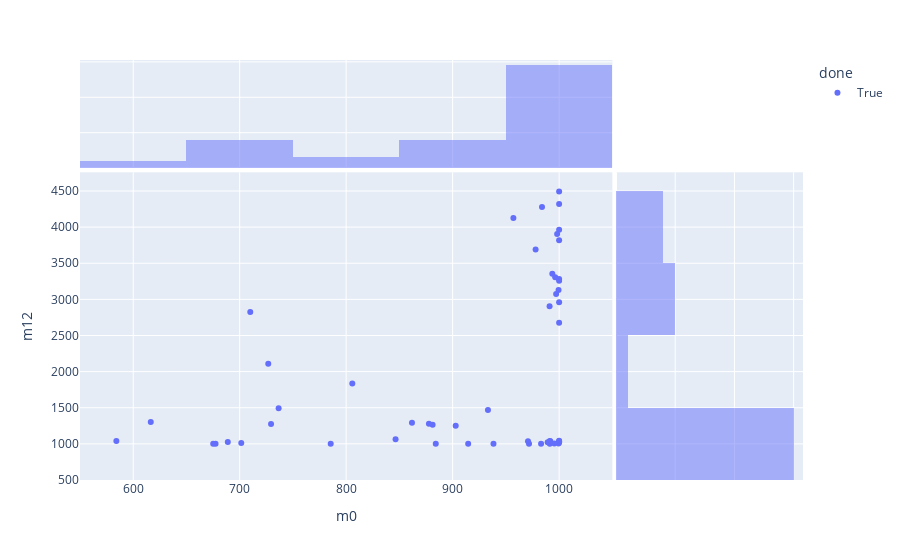

Notebook cell for this chart:
### Code cell
fig = px.scatter(memory_df[select_done], x="m0", y="m12", marginal_x="histogram", marginal_y="histogram", color='done')
fig.show()

### Figure 1 — Plotly figure (JSON) as saved in the notebook; plotly's stock layout.template omitted (floating-point values rounded to 4 significant figures)
{"data": [{"hovertemplate": "done=True<br>m0=%{x}<br>m12=%{y}<extra></extra>", "legendgroup": "True", "marker": {"color": "#636efa", "symbol": "circle"}, "mode": "markers", "name": "True", "orientation": "v", "showlegend": true, "type": "scatter", "x": [709.9, 726.8, 970.8, 877.7, 736.6, 846.4, 616.5, 902.9, 861.8, 881.2, 805.8, 971.7, 1000, 1000, 983.9, 584.1, 957.1, 1000, 729.4, 993.6, 677.3, 933.2, 785.5, 884.2, 991.7, 675.1, 983.1, 688.8, 701.5, 1000, 1000, 991.3, 991.3, 938.3, 999.5, 914.6, 995.6, 989.3, 1000, 998.2, 1000, 997.2, 977.9, 1000, 996.3, 1000, 999.5, 1000, 991.1, 1000], "xaxis": "x", "y": [2826.0, 2109.0, 1037.0, 1279.0, 1492.0, 1063.0, 1304.0, 1251.0, 1293.0, 1265.0, 1837.0, 1000, 4320.0, 1043.0, 4278.0, 1040.0, 4127.0, 4494.0, 1276.0, 3355.0, 1000, 1470.0, 1000, 1000, 1037.0, 1000, 1003.0, 1028.0, 1014.0, 1020.0, 1037.0, 1041.0, 1000, 1000, 1006.0, 1000, 1005.0, 1023.0, 3962.0, 3903.0, 3819.0, 3073.0, 3691.0, 2677.0, 3305.0, 2960.0, 3128.0, 3280.0, 2905.0, 3258.0], "yaxis": "y"}, {"alignmentgroup": "True", "bingroup": "x", "hovertemplate": "done=True<br>m0=%{x}<br>count=%{y}<extra></extra>", "legendgroup": "True", "marker": {"color": "#636efa"}, "name": "True", "offsetgroup": "True", "opacity": 0.5, "showlegend": false, "type": "histogram", "x": [709.9, 726.8, 970.8, 877.7, 736.6, 846.4, 616.5, 902.9, 861.8, 881.2, 805.8, 971.7, 1000, 1000, 983.9, 584.1, 957.1, 1000, 729.4, 993.6, 677.3, 933.2, 785.5, 884.2, 991.7, 675.1, 983.1, 688.8, 701.5, 1000, 1000, 991.3, 991.3, 938.3, 999.5, 914.6, 995.6, 989.3, 1000, 998.2, 1000, 997.2, 977.9, 1000, 996.3, 1000, 999.5, 1000, 991.1, 1000], "xaxis": "x3", "yaxis": "y3"}, {"alignmentgroup": "True", "bingroup": "y", "hovertemplate": "done=True<br>m12=%{y}<br>count=%{x}<extra></extra>", "legendgroup": "True", "marker": {"color": "#636efa"}, "name": "True", "offsetgroup": "True", "opacity": 0.5, "showlegend": false, "type": "histogram", "xaxis": "x2", "y": [2826.0, 2109.0, 1037.0, 1279.0, 1492.0, 1063.0, 1304.0, 1251.0, 1293.0, 1265.0, 1837.0, 1000, 4320.0, 1043.0, 4278.0, 1040.0, 4127.0, 4494.0, 1276.0, 3355.0, 1000, 1470.0, 1000, 1000, 1037.0, 1000, 1003.0, 1028.0, 1014.0, 1020.0, 1037.0, 1041.0, 1000, 1000, 1006.0, 1000, 1005.0, 1023.0, 3962.0, 3903.0, 3819.0, 3073.0, 3691.0, 2677.0, 3305.0, 2960.0, 3128.0, 3280.0, 2905.0, 3258.0], "yaxis": "y2"}], "layout": {"barmode": "overlay", "legend": {"title": {"text": "done"}, "tracegroupgap": 0}, "margin": {"t": 60}, "xaxis": {"anchor": "y", "domain": [0, 0.7363], "title": {"text": "m0"}}, "xaxis2": {"anchor": "y2", "domain": [0.7413, 1], "matches": "x2", "showgrid": true, "showline": false, "showticklabels": false, "ticks": ""}, "xaxis3": {"anchor": "y3", "domain": [0, 0.7363], "matches": "x", "showgrid": true, "showticklabels": false}, "xaxis4": {"anchor": "y4", "domain": [0.7413, 1], "matches": "x2", "showgrid": true, "showline": false, "showticklabels": false, "ticks": ""}, "yaxis": {"anchor": "x", "domain": [0, 0.7326], "title": {"text": "m12"}}, "yaxis2": {"anchor": "x2", "domain": [0, 0.7326], "matches": "y", "showgrid": true, "showticklabels": false}, "yaxis3": {"anchor": "x3", "domain": [0.7426, 1], "matches": "y3", "showgrid": true, "showline": false, "showticklabels": false, "ticks": ""}, "yaxis4": {"anchor": "x4", "domain": [0.7426, 1], "matches": "y3", "showgrid": true, "showline": false, "showticklabels": false, "ticks": ""}}}
